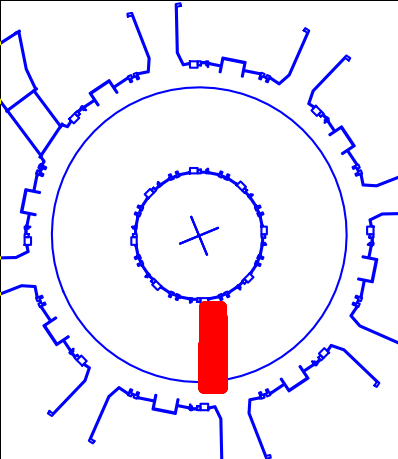

Recreate this plot in Python.
import logging
import numpy as np
import matplotlib.pylab as plt

logger = logging.getLogger('neutReac.los')
logger.setLevel(logging.DEBUG)


class CELL:
    pass


class DETECTOR:
    pass


class PHILOS:

    def __init__(self, par_d, npoints=5000):

        theta  = par_d['theta']
        phi_in = par_d['phi'] 
        x0     = par_d['x0']
        y0     = par_d['y0']
        z0     = par_d['z0']
        xend   = par_d['xend']
        phi0 = np.arctan2(x0, y0)
        phi  = phi_in + phi0
        dx   = xend - x0
        dr   = dx/np.sin(phi)
        self.dr = np.abs(dr)
        yend = y0 + dr*np.cos(phi)
        zend = z0 + self.dr*np.tan(theta)
        self.xline = np.linspace(x0, xend, npoints)
        self.yline = np.linspace(y0, yend, npoints)
        self.zline = np.linspace(z0, zend, npoints)
        self.rline = np.hypot(self.xline, self.yline)


class XYLOS:

    def __init__(self, par_d, npoints=5000):

        theta  = par_d['theta']
        x0 = par_d['x0']
        y0 = par_d['y0']
        z0 = par_d['z0']
        xend = par_d['xend']
        yend = par_d['yend']
        dx = xend - x0
        dy = yend - y0
        self.dr = np.hypot(dx, dy)
        zend = z0 + self.dr*np.tan(theta)
        self.xline = np.linspace(x0, xend, npoints)
        self.yline = np.linspace(y0, yend, npoints)
        self.zline = np.linspace(z0, zend, npoints)
        self.rline = np.hypot(self.xline, self.yline)


class DETECTOR_LOS:

    def __init__(self, geo):
        self.geo = geo
        self.run()

    def run(self):

        los_d = {}
        los_d['x0']    = -self.geo['y_det']
        los_d['y0']    = 0.001
        los_d['z0']    = self.geo['z_det']
        los_d['xend']  = 0 # 1 plasma crossing
#        los_d['xend']  = self.geo['y_det'] # 2 plasma crossings
        los_d['theta'] = np.radians(self.geo['tilt'])
        los_d['phi']   = -np.arctan2(self.geo['tan_radius'], self.geo['y_det'])

        ctilt = np.cos(los_d['theta'])
        dy = self.geo['disk_thick']*ctilt
        ndisks = int(-2*self.geo['y_det']/dy)

        self.det = DETECTOR()
        self.det.los = PHILOS(los_d, npoints=ndisks)

# Get separatrix {R,z}

        rmin = self.geo['Rmaj']  - self.geo['r_chamb'] 
        rmax = self.geo['Rmaj']  + self.geo['r_chamb'] 

# Restrict to LOS inside the plasma

        dl = np.hypot(self.det.los.rline[1] - self.det.los.rline[0], self.det.los.zline[1] - self.det.los.zline[0])
        ind = (self.det.los.rline > rmin - dl) & (self.det.los.rline < rmax + dl)
        r_in  = self.det.los.rline[ind]
        self.det.los.z = self.det.los.zline[ind]
        self.det.los.y = self.det.los.xline[ind]
        y_in  = self.det.los.yline[ind]

# Write ASCII file for LOS, used in the spectrum evaluation

        self.det.pos = (self.geo['tan_radius'], self.geo['y_det'], self.geo['z_det'])
        det_dist = np.hypot(self.det.los.y - self.det.pos[1], self.det.los.z - self.det.pos[2])
        ctilt = np.cos(np.radians(self.geo['tilt']))
        stilt = np.sin(np.radians(self.geo['tilt']))
        dy = self.geo['disk_thick']*ctilt
        coll_rad = 0.5*self.geo['coll_diam']
        dist_corr = self.geo['d_det_coll']/(1. + self.geo['det_radius']/coll_rad) # Shifting the cone vertex to the point where lines (det-left - coll-right, det-right - coll-left) cross
        self.det.tan_cone_aper = coll_rad/dist_corr
#        logger.debug(coll_rad, dist_corr, tan_cone_aper)
        offset = self.geo['d_det_coll'] - dist_corr # scalar, r2
        disk_radius = (det_dist - offset)*self.det.tan_cone_aper # array on discretised LoS
        n_disks = len(self.det.los.y)

# Each disk is divided in n_circles circular sectors,
# n_circles depends on the disk radius (which is almost constant)
# Every circular sector is divided in n_sectors sectors,
# equidistant poloidally; n_sectors is proportional to the radius
# of the circular sector

        self.cell = CELL()
        self.cell.x     = []
        self.cell.y     = []
        self.cell.z     = []
        self.cell.omega = []
        self.cell.vol   = []

        for jdisk in range(n_disks):
            n_circles = int(0.5 + disk_radius[jdisk]/self.geo['cell_radius'])
            delta_radius = disk_radius[jdisk]/float(n_circles)

# radius, alpha in the 'middle' of the sector
# The central circle has only one sector (cell)
            cvol = np.pi * delta_radius**2 * dy
            self.cell.vol = np.append(self.cell.vol, np.repeat(cvol, n_circles**2))

            radius = (0.5 + np.arange(n_circles))*delta_radius
            radius[0] = 0.
            omega_fac = np.pi * self.geo['det_radius']**2/det_dist[jdisk]**3
            cell_detDist = np.hypot(det_dist[jdisk], radius)
            omegaCircle = omega_fac * cell_detDist
            for j_circle in range(n_circles):
                n_sectors = 2*j_circle + 1
                self.cell.omega += n_sectors*[omegaCircle[j_circle]]
# Poloidal sectors (cells) in a circle
                alpha = np.linspace(0, 2.*np.pi, n_sectors, endpoint=False)
                rcos  = list(radius[j_circle]*np.cos(alpha))
                rssin = list(-self.det.los.y[jdisk] - radius[j_circle]*np.sin(alpha)*stilt)
                rcsin = list( self.det.los.z[jdisk] + radius[j_circle]*np.sin(alpha)*ctilt)
# cell_pos: with respect to torus center
                self.cell.x += rcos
                self.cell.y += rssin
                self.cell.z += rcsin
        self.cell.x = np.array(self.cell.x) + self.det.pos[0]
        self.cell.y = np.array(self.cell.y)
        self.cell.z = np.array(self.cell.z)
        self.cell.omega = np.array(self.cell.omega)
        logger.info('Done LOS cone calculation')


    def writeLOS(self):

        n_cells = len(self.cell.vol)
        n_disks = len(self.det.los.y)
        cone_aper = np.degrees(np.arctan(self.det.tan_cone_aper))
        ctilt = np.cos(np.radians(self.geo['tilt']))
        dy = self.geo['disk_thick']*ctilt

        header = \
           'LOS\n' + \
           '   y1 = %9.4f m\n'  % self.det.los.y[0]  + \
           '   y2 = %9.4f m\n'  % self.det.los.y[-1] + \
           '   z1 = %9.4f m\n'  % self.det.los.z[0]  + \
           '   z2 = %9.4f m\n'  % self.det.los.z[-1] + \
           'Detector:\n' + \
           '   Position [m] x, y, z: %9.4f, %9.4f, %9.4f\n' %self.det.pos + \
           '   Radius = %9.4f m\n' % self.geo['det_radius'] + \
           '   Collimation angle = %9.4f deg\n' % cone_aper + \
           'Disks:\n' + \
           '   Thickness = %9.4f m\n' % dy + \
           '   # disks = %5d\n' % n_disks + \
           'Cells:\n' + \
           '   Radius = %9.4f m\n' % self.geo['cell_radius'] + \
           '   # cells = %d\n' %n_cells + \
"""
   (x,y,x) cell cartensian coordinates [m]
   Omega  Steradians is the volume in the solid angle
   Vol = cell volume [m**3]
x             y             z             Omega         Vol
"""

        los_file = '%s.los' %self.geo['label']

        logger.info('Storing ASCII output, n_cells=%d', n_cells)
        np.savetxt(los_file, np.hstack((self.cell.x, self.cell.y, self.cell.z, self.cell.omega, self.cell.vol)).reshape(5, n_cells).T, header=header, fmt='%13.6E')
        logger.info('Written output file %s' %los_file)


    def plotLOS(self, show=False, figsize=(8.8, 5.9)):

        R_m = np.hypot(self.cell.x, self.cell.y)

        fig = plt.figure(1, figsize=figsize)
        fig.subplots_adjust(left=0.05, bottom=0.1, right=0.95, top=0.98, wspace=0.2)

        ax1 = plt.subplot(1, 2, 1, aspect='equal')
        ax1.set_xlim([0.5, 3.5])
        ax1.set_ylim([-1.5, 1.5])
        ax1.set_xlabel('R [m]', labelpad=2)
        ax1.set_ylabel('z [m]', labelpad=2)
        ax1.plot(R_m, self.cell.z, 'ro') 

        ax2 = plt.subplot(1, 2, 2, aspect='equal')
        ax2.set_xlim([-3, 3])

# Plot AUG wall
        try:
            import aug_sfutils as sf
        except:
            logger.error('Missing vessel contour data')
        if 'sf' in locals():
            gc_d  = sf.getgc()
            tor_d = sf.getgc_tor() 
            for gc in gc_d.values():
                ax1.plot(gc.r, gc.z, 'b-')
            for tor in tor_d.values():
                ax2.plot(tor.x, tor.y, 'b-')

        ax2.plot(self.cell.x, self.cell.y, 'ro')
        ax2.set_xlabel('x [m]', labelpad=2)
        ax2.set_ylabel('y [m]', labelpad=2)
        ax2.tick_params(which='major', length=4, width=0.5)

        if show:
            plt.show()
        else:
            return fig
        
